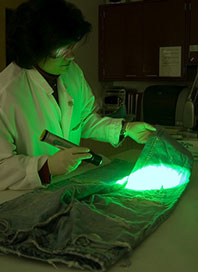
%> input picture Coursework Image Video/Image1.jpg, 198 x 272 px
$ octave one.m   (GNU Octave 9; MATLAB toolbox functions it lacks are replaced by stand-ins)
%> lines starting %> are read from the running program, lines starting %| are printed output that depends on the picture; in (x1, y1, x2, y2) boxes, pixels count from 0 and x2, y2 are one past the last pixel; in counts of white or black regions, pixels touching at a corner belong together; the program's own positions count from 1
clear; clc; close all;
addpath("C:\Users\acer\Desktop\Matlab Final\Coursework Image Video");

%% --------------------------------------------------------------------

img = imread("Image1.jpg");
%> img is the input picture: size 272x198x3 uint8; mean R, G, B 42.7, 69, 32.5

hsvImg =  rgb2hsv(img);
%> hsvImg: size 272x198x3 double; mean H, S, V 0.236, 0.661, 0.276
% figure;
% imshow(hsvImg);
% title("HSV Image");

H = hsvImg(:,:,1);
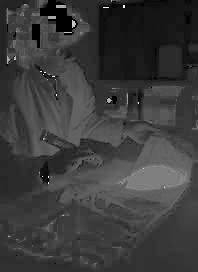
%> H: size 272x198 double; min 0, max 0.989, mean 0.236
S = hsvImg(:,:,2);
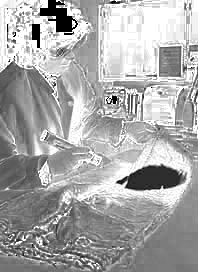
%> S: size 272x198 double; min 0, max 1, mean 0.661
V = hsvImg(:,:,3);
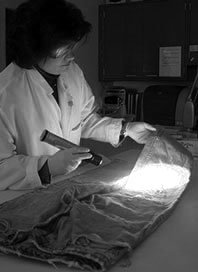
%> V: size 272x198 double; min 0, max 1, mean 0.276

greenMask = (H > 0.20) & (H < 0.45) & (S > 0.2);
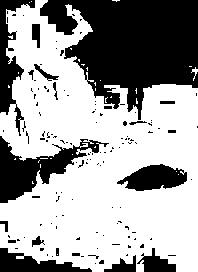
%> greenMask: size 272x198 logical; 63% white; 133 black regions (113 under 20 px), largest, box (x1, y1, x2, y2) and area: (40, 0, 198, 120) 11554, (0, 136, 109, 203) 2607, (0, 0, 35, 136) 1612

% figure;
% imshow(greenMask);
% title('Detected Green Regions');

S(greenMask) = S(greenMask) * 0.3;
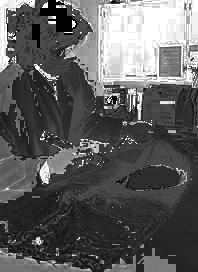
%> S: size 272x198 double; min 0, max 1, mean 0.366
V(greenMask) = V(greenMask) * 0.95;

hsvImg(:,:,2) = S;
%> hsvImg: size 272x198x3 double; mean H, S, V 0.236, 0.366, 0.276
hsvImg(:,:,3) = V;
%> hsvImg: size 272x198x3 double; mean H, S, V 0.236, 0.366, 0.266

imgProcessed = hsv2rgb(hsvImg);
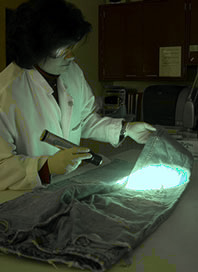
%> imgProcessed: size 272x198x3 double; mean R, G, B 0.23, 0.261, 0.2
% figure;
% imshow(imgProcessed);
% title('Green Effect Reduced');

%> (the run ends here)
